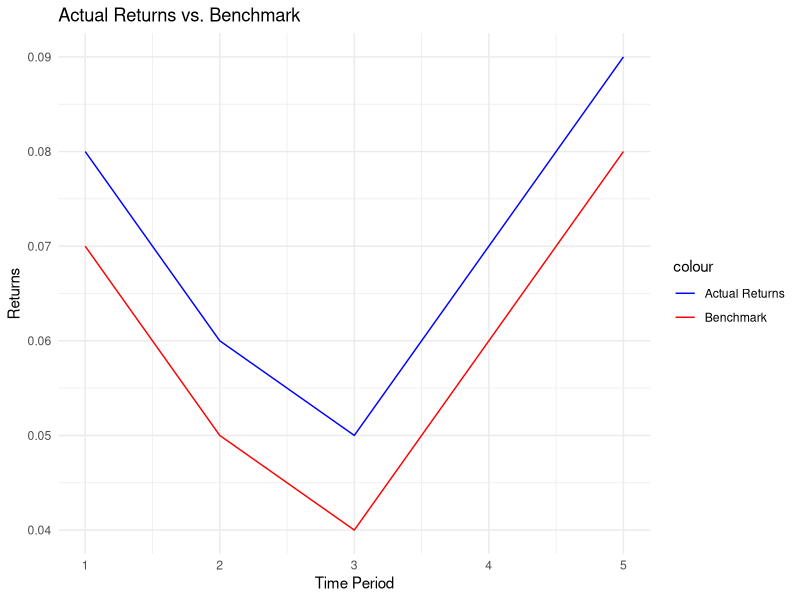

Reproduce this figure in R.
## ---- chunk 1
# Load necessary library
library(ggplot2)

# Sample data
actual_returns <- c(0.08, 0.06, 0.05, 0.07, 0.09)  # Actual returns of the investment
benchmark_returns <- c(0.07, 0.05, 0.04, 0.06, 0.08)  # Returns of the benchmark
dates <- 1:5  # Assuming 5 time periods

# Create a data frame
data <- data.frame(dates, actual_returns, benchmark_returns)
data
## ---- chunk 2
# Plot using ggplot
ggplot(data, aes(x = dates)) +
  geom_line(aes(y = actual_returns, color = "Actual Returns")) +
  geom_line(aes(y = benchmark_returns, color = "Benchmark")) +
  labs(x = "Time Period", y = "Returns", title = "Actual Returns vs. Benchmark") +
  scale_color_manual(values = c("Actual Returns" = "blue", "Benchmark" = "red")) +
  theme_minimal()

## ---- chunk 3
# Sample data
actual_returns <- c(0.08, 0.06, 0.05, 0.07, 0.09)  # Actual returns of the investment
benchmark_returns <- c(0.07, 0.05, 0.04, 0.06, 0.08)  # Returns of the benchmark

# Calculating ex-post alpha
ex_post_alpha <- mean(actual_returns - benchmark_returns)
print(ex_post_alpha)

## ---- chunk 4
# Sample data
excess_returns <- actual_returns - 0.03  # Assuming risk-free rate of 3%
beta <- 1.2  # Example beta

# Calculating Treynor ratio
treynor_ratio <- mean(excess_returns) / beta
print(treynor_ratio)

## ---- chunk 5
# Sample data
excess_returns_01 <- benchmark_returns - 0.03  # Assuming risk-free rate of 3%
beta <- 1.2  # Example beta

# Calculating Treynor ratio
treynor_ratio_01 <- mean(excess_returns_01) / beta
print(treynor_ratio_01)

## ---- chunk 6
# Sample data
risk_free_rate <- 0.03

# Calculating excess returns
excess_returns <- actual_returns - risk_free_rate

# Calculating Sharpe ratio
sharpe_ratio <- mean(excess_returns) / sd(actual_returns)
print(sharpe_ratio)

## ---- chunk 7
# Sample data
risk_free_rate <- 0.03

# Calculating excess returns
excess_returns_01 <- benchmark_returns - risk_free_rate

# Calculating Sharpe ratio
sharpe_ratio_01 <- mean(excess_returns_01) / sd(benchmark_returns)
print(sharpe_ratio_01)

## ---- chunk 8
# Sample data
tracking_error <- sd(actual_returns - benchmark_returns)

# Calculating information ratio
information_ratio <- mean(actual_returns - benchmark_returns) / tracking_error

print(information_ratio)

